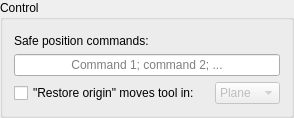
          <widget class="GroupBox" name="groupBox_2">
           <property name="title">
            <string>Control</string>
           </property>
           <layout class="QVBoxLayout" name="verticalLayout_9">
            <item>
             <widget class="QLabel" name="label_33">
              <property name="styleSheet">
               <string notr="true">padding-top: 3;</string>
              </property>
              <property name="text">
               <string>Safe position commands:</string>
              </property>
              <property name="indent">
               <number>0</number>
              </property>
             </widget>
            </item>
            <item>
             <widget class="QLineEdit" name="txtSafeCommand">
              <property name="alignment">
               <set>Qt::AlignCenter</set>
              </property>
              <property name="placeholderText">
               <string>Command 1; command 2; ...</string>
              </property>
             </widget>
            </item>
            <item>
             <layout class="QGridLayout" name="gridLayout_4" columnstretch="0,1,2">
              <item row="3" column="0">
               <layout class="QHBoxLayout" name="horizontalLayout_8">
                <item>
                 <widget class="QCheckBox" name="chkMoveOnRestore">
                  <property name="sizePolicy">
                   <sizepolicy hsizetype="Maximum" vsizetype="Fixed">
                    <horstretch>0</horstretch>
                    <verstretch>0</verstretch>
                   </sizepolicy>
                  </property>
                  <property name="text">
                   <string>&quot;Restore origin&quot; moves tool in:</string>
                  </property>
                 </widget>
                </item>
               </layout>
              </item>
              <item row="3" column="2">
               <widget class="QComboBox" name="cboRestoreMode">
                <property name="enabled">
                 <bool>false</bool>
                </property>
                <item>
                 <property name="text">
                  <string>Plane</string>
                 </property>
                </item>
                <item>
                 <property name="text">
                  <string>Space</string>
                 </property>
                </item>
               </widget>
              </item>
              <item row="3" column="1">
               <spacer name="horizontalSpacer_16">
                <property name="orientation">
                 <enum>Qt::Horizontal</enum>
                </property>
                <property name="sizeType">
                 <enum>QSizePolicy::Fixed</enum>
                </property>
                <property name="sizeHint" stdset="0">
                 <size>
                  <width>9</width>
                  <height>20</height>
                 </size>
                </property>
               </spacer>
              </item>
             </layout>
            </item>
           </layout>
          </widget>
